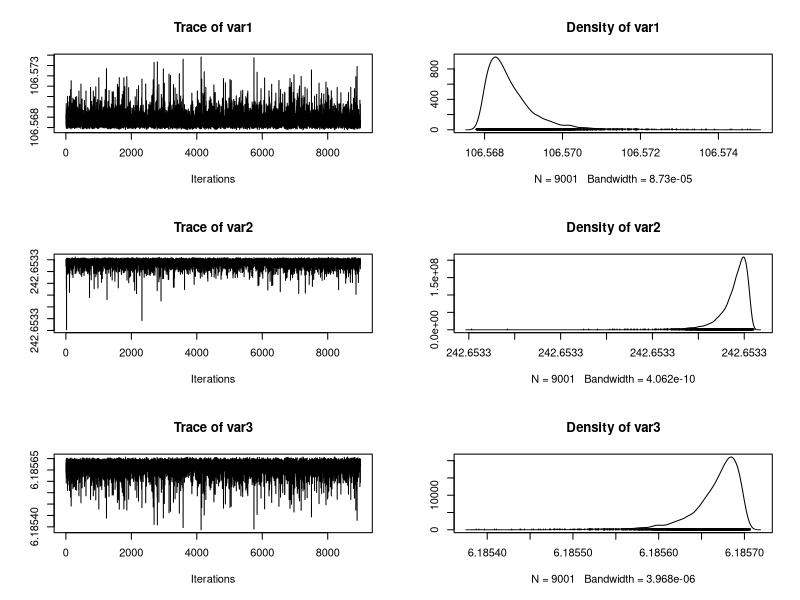
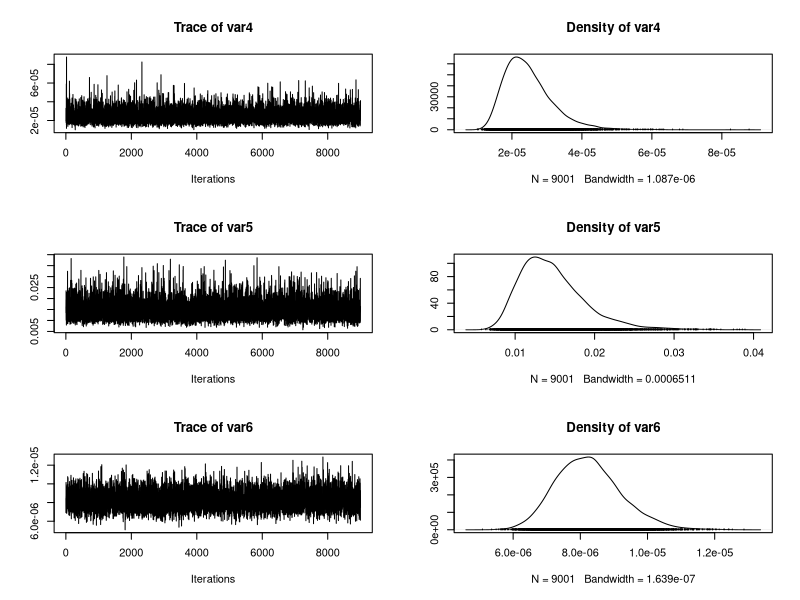

Write the R code that produced these figures, in order.
# Data
ni = 30 # nombres de lignes (rats)
nj = 5 # nombres de colonnes (jours)

y = structure(c(151, 145, 147, 155, 135, 159, 141, 159, 177, 134, 160, 143, 154, 171, 163, 160, 
                142, 156, 157, 152, 154, 139, 146, 157, 132, 160, 169, 157, 137, 153, 199, 199, 
                214, 200, 188, 210, 189, 201, 236, 182, 208, 188, 200, 221, 216, 207, 187, 203, 
                212, 203, 205, 190, 191, 211, 185, 207, 216, 205, 180, 200, 246, 249, 263, 237, 
                230, 252, 231, 248, 285, 220, 261, 220, 244, 270, 242, 248, 234, 243, 259, 246, 
                253, 225, 229, 250, 237, 257, 261, 248, 219, 244, 283, 293, 312, 272, 280, 298, 
                275, 297, 350, 260, 313, 273, 289, 326, 281, 288, 280, 283, 307, 286, 298, 267, 
                272, 285, 286, 303, 295, 289, 258, 286, 320, 354, 328, 297, 323, 331, 305, 338, 
                376, 296, 352, 314, 325, 358, 312, 324, 316, 317, 336, 321, 334, 302, 302, 323, 
                331, 345, 333, 316, 291, 324), 
              .Dim = c(ni, nj))

colnames(y) = c("Jour 8", "Jour 15", "Jour 22", "Jour 29", "Jour 36")

x = c(8.0, 15.0, 22.0, 29.0, 36.0)
xbar = 22.0

Gibbs = function(nchain, data, prop_sd){
  
  ni = nrow(data)
  nj = ncol(data)
  
  x = c(8.0, 15.0, 22.0, 29.0, 36.0)
  xbar = 22.0
  
  # État initial suggéré par les auteurs
  alpha = c(250, 250, 250, 250, 250, 250, 250, 250, 250, 250, 250, 250, 250, 250, 250, 250, 
            250, 250, 250, 250, 250, 250, 250, 250, 250, 250, 250, 250, 250, 250)
  beta = c(6, 6, 6, 6, 6, 6, 6, 6, 6, 6, 6, 6, 6, 6, 6, 6, 6, 6, 6, 6, 6, 6, 6, 6, 6, 6, 6, 6, 
           6, 6)
  alpha.c = 150
  beta.c = 10
  sigma.c = 1
  alpha.sigma = 1
  beta.sigma = 1
  
  alpha0 = alpha.c - xbar * beta.c
  
  init = c(alpha0, alpha.c, beta.c, alpha.sigma, beta.sigma, sigma.c, alpha, beta)
  
  # Début de la chaîne
  chain = matrix(NA, nchain + 1, 66)
  chain[1,] = init
  for (k in 1:nchain){
    # Mise à jour de alpha.c
    mean = (prop_sd[1]**2 * sum(alpha))/(alpha.sigma**2 + ni * prop_sd[1]**2)
    sd = (prop_sd[1]**2 * alpha.sigma**2)/(alpha.sigma**2 + ni * prop_sd[1]**2)
    
    alpha.c = rnorm(1, mean, sd)
    
    # Mise à jour de beta.c
    mean = (prop_sd[2]**2 * sum(beta))/(beta.sigma**2 + ni * prop_sd[2]**2)
    sd = (prop_sd[2]**2 * beta.sigma**2)/(beta.sigma**2 + ni * prop_sd[2]**2)
    
    beta.c = rnorm(1, mean, sd)
    
    # Mise à jour de alpha.sigma
    a = prop_sd[3] + ni / 2
    b = (2 * prop_sd[4] + sum((alpha - alpha.c)**2))/2
    
    alpha.sigma = 1/rgamma(1, a, 1/b)
    
    # Mise à jour de beta.sigma
    a = prop_sd[5] + ni / 2
    b = (2 * prop_sd[6] + sum((beta - beta.c)**2))/2
      
    beta.sigma = 1/rgamma(1, a, 1/b)
      
    # Mise à jour de sigma.c
    a = prop_sd[7] + ni * nj / 2
    tot = 0
    for (i in 1:ni){
      for (j in 1:nj){
        s = (data[i,j] - alpha[i] - beta[i]*(x[j] - xbar))**2
        tot = tot + s
      }
    }
    b = (2 * prop_sd[8] + tot)/2
    
    sigma.c = 1/rgamma(1, a, 1/b)
    
    # Mise à jour de alpha
    for (i in 1:ni){
      mean = (alpha.c * sigma.c**2 + alpha.sigma**2 * sum(data[i,] - beta[i]*(x - xbar))) / (sigma.c**2 + nj * alpha.sigma**2)
      sd = (alpha.sigma**2 * sigma.c**2) / (sigma.c**2 + nj * alpha.sigma**2)
        
      alpha[i] = rnorm(1, mean, sd)
    }
    
    # Mise à jour de beta
    for (i in 1:ni){
      mean = (beta.c * sigma.c**2 + beta.sigma**2 * sum((x - xbar) * (data[i,] - alpha[i]))) / (sigma.c**2 + sum((x - xbar)**2) * beta.sigma**2)
      sd = (beta.sigma**2 * sigma.c**2) / (sigma.c**2 + sum((x - xbar)**2) * beta.sigma**2)
      
      beta[i] = rnorm(1, mean, sd)
    }
    
    # Mise à jour de alpha0
    alpha0 = alpha.c - xbar * beta.c
    
    # Mise à jour de la chaîne
    chain[k+1,] = c(alpha0, alpha.c, beta.c, alpha.sigma, beta.sigma, sigma.c, alpha, beta)
  }
  return(chain)
}

# 
chain = Gibbs(10**4, y, prop_sd = c(1, 1, 0.001, 0.001, 0.001, 0.001, 0.001, 0.001))
summary(chain)

library(coda)
burnin = 1:1000
plot(mcmc(chain[-burnin,])[,1:6])

summary(mcmc(chain[-burnin,]))$statistics[1:6,]
# On retrouve les mêmes moyennes pour alpha0 et pour beta.c

y2 = matrix(NA, ni, nj)
for(i in 1:ni){
  for (j in 1:nj){
    y2[i,j] = rnorm(1, chain[10001,i+6] + chain[10001,i+36] * (x[j] - xbar), chain[10001,6]**2)
  }
}
